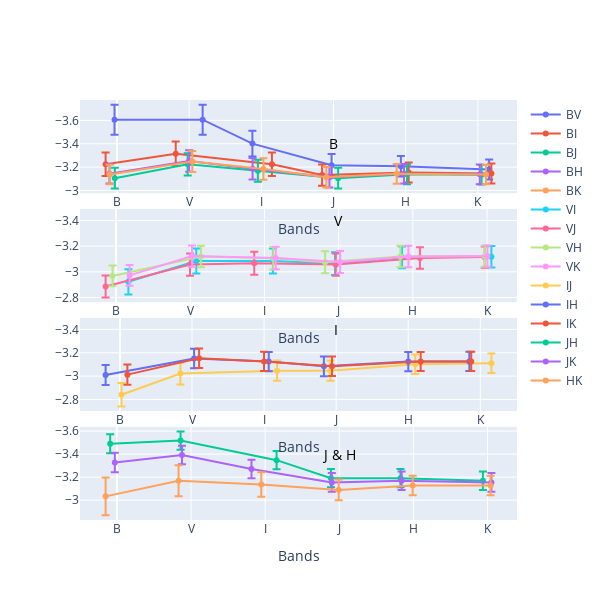

Source (notebook cell):
### Code cell
from plotly.subplots import make_subplots
import plotly.graph_objects as go
import numpy as np

def 
fig = make_subplots(
    rows=8, cols=4,
    specs=[[{"rowspan": 2, "colspan": 4}, None, None, None],
           [ None, None, None, None],
           [{"rowspan": 2,"colspan": 4}, None, None, None],
           [ None, None, None, None],
           [{"rowspan": 2,"colspan": 4}, None, None, None],
           [ None, None, None, None],
           [{"rowspan": 2,"colspan": 4}, None, None, None],
           [ None, None, None, None]],
    horizontal_spacing=0,
    shared_xaxes=True,  # Share the x-axis between subplots
    print_grid=True)


x = list(range(0,6))
for i in range(2,7):
    x_jittered = x + np.random.uniform(-0.2, 0.2, size=len(x))
    y = dmc.mg.iloc[6*i:i*6+6]
    err_y = dmc.err_mg.iloc[6*i:(i+1)*6]  # Extract error values
    we = f"{dmc.name.iloc[6*i][1:]}"  # Proper LaTeX formatting    #print(x,y,we)
    fig.add_trace(go.Scatter(x=x_jittered, y=y, error_y=dict(type='data', array=err_y, visible=True), name=we), row=1, col=1)


#fig.add_trace(go.Scatter(x=[1, 2], y=[1, 2],mode="markers", name="(1,2)"), row=1, col=2)
for i in range(7,11):
    x_jittered = x + np.random.uniform(-0.2, 0.2, size=len(x))

    y = dmc.mg.iloc[6*i:i*6+6]
    err_y = dmc.err_mg.iloc[6*i:(i+1)*6]  # Extract error values
    we = '%s'%dmc.name.iloc[i*6][1:]
    #print(x,y,we)
    fig.add_trace(go.Scatter(x=x_jittered, y=y, error_y=dict(type='data', array=err_y, visible=True), name=we), row=3, col=1)

for i in range(11,14):
    x_jittered = x + np.random.uniform(-0.2, 0.2, size=len(x))
    y = dmc.mg.iloc[6*i:i*6+6]
    err_y = dmc.err_mg.iloc[6*i:(i+1)*6]  # Extract error values
    we = '%s'%dmc.name.iloc[i*6][1:]
    #print(x,y,we)
    fig.add_trace(go.Scatter(x=x_jittered, y=y, error_y=dict(type='data', array=err_y, visible=True), name=we), row=5, col=1)
for i in range(14,17):
    x_jittered = x + np.random.uniform(-0.2, 0.2, size=len(x))
    y = dmc.mg.iloc[6*i:i*6+6]
    err_y = dmc.err_mg.iloc[6*i:(i+1)*6]  # Extract error values
    we = '%s'%dmc.name.iloc[i*6][1:]
    #print(x,y,we)
    fig.add_trace(go.Scatter(x=x_jittered, y=y, error_y=dict(type='data', array=err_y, visible=True), name=we), row=7, col=1)

fig.add_annotation(
                text="B", 
                x=3, y=-3.4, showarrow=False, font=dict(size=14, color="black"),
                row=1, col=1
            )
fig.add_annotation(
                text=f"V", 
                x=3, y=-3.4, showarrow=False, font=dict(size=14, color="black"),
                row=3, col=1
            )
fig.add_annotation(
                text="I", 
                x=3, y=-3.4, showarrow=False, font=dict(size=14, color="black"),
                row=5, col=1
            )
fig.add_annotation(
                text="J & H", 
                x=3, y=-3.4, showarrow=False, font=dict(size=14, color="black"),
                row=7, col=1
            )

#fig.update_xaxes(title_text="X Axis 1", row=1, col=1)
#fig.update_yaxes(title_text="Y Axis 1", row=1, col=1)
fig.update_yaxes(autorange="reversed", row=1, col=1)
fig.update_yaxes(autorange="reversed", row=3, col=1)
fig.update_yaxes(autorange="reversed", row=5, col=1)
fig.update_yaxes(autorange="reversed", row=7, col=1)
fig.update_xaxes(
    tickvals=x,  # Define tick positions
    ticktext=mag,  # Set tick labels
    title_text="Bands"
)
fig.update_layout(height=600, width=600)
fig.show()

### Figure 1 — Plotly figure (JSON) as saved in the notebook; plotly's stock layout.template omitted (floating-point values rounded to 4 significant figures)
{"data": [{"error_y": {"array": [0.1291, 0.1291, 0.111, 0.09445, 0.08811, 0.08584], "type": "data", "visible": true}, "name": "BV", "type": "scatter", "x": [-0.03297, 1.188, 1.877, 2.974, 3.933, 5.155], "xaxis": "x", "y": [-3.606, -3.606, -3.401, -3.217, -3.207, -3.18], "yaxis": "y"}, {"error_y": {"array": [0.1006, 0.1052, 0.1006, 0.09059, 0.08597, 0.08466], "type": "data", "visible": true}, "name": "BI", "type": "scatter", "x": [-0.1567, 0.8147, 2.147, 2.842, 4.042, 5.187], "xaxis": "x", "y": [-3.224, -3.314, -3.224, -3.132, -3.154, -3.145], "yaxis": "y"}, {"error_y": {"array": [0.08876, 0.09488, 0.09399, 0.08876, 0.08494, 0.08406], "type": "data", "visible": true}, "name": "BJ", "type": "scatter", "x": [-0.02824, 0.9801, 1.952, 3.064, 4.018, 5.05], "xaxis": "x", "y": [-3.105, -3.224, -3.169, -3.105, -3.138, -3.134], "yaxis": "y"}, {"error_y": {"array": [0.08437, 0.0914, 0.09182, 0.08773, 0.08437, 0.08369], "type": "data", "visible": true}, "name": "BH", "type": "scatter", "x": [-0.1029, 1.001, 1.879, 2.944, 3.977, 5.026], "xaxis": "x", "y": [-3.143, -3.253, -3.186, -3.114, -3.143, -3.138], "yaxis": "y"}, {"error_y": {"array": [0.08365, 0.09042, 0.09125, 0.08752, 0.08422, 0.08365], "type": "data", "visible": true}, "name": "BK", "type": "scatter", "x": [-0.1008, 1.044, 2.029, 2.901, 3.875, 5.112], "xaxis": "x", "y": [-3.137, -3.248, -3.184, -3.112, -3.142, -3.137], "yaxis": "y"}, {"error_y": {"array": [0.09859, 0.09702, 0.09702, 0.08876, 0.08478, 0.08394], "type": "data", "visible": true}, "name": "VI", "type": "scatter", "x": [0.1663, 1.082, 2.114, 2.951, 3.855, 5.058], "xaxis": "x2", "y": [-2.922, -3.084, -3.084, -3.064, -3.112, -3.118], "yaxis": "y2"}, {"error_y": {"array": [0.08582, 0.08711, 0.08958, 0.08711, 0.08389, 0.08344], "type": "data", "visible": true}, "name": "VJ", "type": "scatter", "x": [-0.1408, 0.9967, 1.862, 2.962, 4.095, 4.968], "xaxis": "x2", "y": [-2.886, -3.056, -3.067, -3.056, -3.107, -3.114], "yaxis": "y2"}, {"error_y": {"array": [0.08036, 0.08325, 0.08715, 0.08591, 0.08325, 0.083], "type": "data", "visible": true}, "name": "VH", "type": "scatter", "x": [-0.04678, 1.144, 2.118, 2.817, 3.832, 4.971], "xaxis": "x2", "y": [-2.968, -3.119, -3.105, -3.074, -3.119, -3.122], "yaxis": "y2"}, {"error_y": {"array": [0.08073, 0.08301, 0.08689, 0.0858, 0.08315, 0.08301], "type": "data", "visible": true}, "name": "VK", "type": "scatter", "x": [0.1821, 1.024, 2.152, 3.02, 3.94, 5.005], "xaxis": "x2", "y": [-2.972, -3.122, -3.107, -3.075, -3.119, -3.122], "yaxis": "y2"}, {"error_y": {"array": [0.1002, 0.09266, 0.08664, 0.08664, 0.08342, 0.08309], "type": "data", "visible": true}, "name": "IJ", "type": "scatter", "x": [0.02119, 0.8388, 2.181, 2.921, 4.097, 5.154], "xaxis": "x3", "y": [-2.841, -3.022, -3.046, -3.046, -3.101, -3.11], "yaxis": "y3"}, {"error_y": {"array": [0.08588, 0.08325, 0.08227, 0.08437, 0.08227, 0.08233], "type": "data", "visible": true}, "name": "IH", "type": "scatter", "x": [-0.1988, 1.029, 2.065, 2.83, 4.001, 4.848], "xaxis": "x3", "y": [-3.01, -3.151, -3.125, -3.084, -3.125, -3.126], "yaxis": "y3"}, {"error_y": {"array": [0.0859, 0.08287, 0.08243, 0.08436, 0.08222, 0.08243], "type": "data", "visible": true}, "name": "IK", "type": "scatter", "x": [0.1032, 1.099, 2.0, 2.943, 4.173, 4.874], "xaxis": "x3", "y": [-3.012, -3.153, -3.126, -3.084, -3.125, -3.126], "yaxis": "y3"}, {"error_y": {"array": [0.08219, 0.07923, 0.07854, 0.07974, 0.07974, 0.08047], "type": "data", "visible": true}, "name": "JH", "type": "scatter", "x": [-0.09093, 0.859, 2.155, 2.888, 3.826, 4.938], "xaxis": "x4", "y": [-3.49, -3.518, -3.348, -3.191, -3.191, -3.169], "yaxis": "y4"}, {"error_y": {"array": [0.08464, 0.08024, 0.08061, 0.08146, 0.08053, 0.08146], "type": "data", "visible": true}, "name": "JK", "type": "scatter", "x": [-0.02796, 0.8779, 1.816, 2.899, 3.842, 5.053], "xaxis": "x4", "y": [-3.326, -3.392, -3.272, -3.154, -3.168, -3.154], "yaxis": "y4"}, {"error_y": {"array": [0.1648, 0.134, 0.106, 0.08994, 0.08414, 0.08414], "type": "data", "visible": true}, "name": "HK", "type": "scatter", "x": [-0.1525, 0.8322, 1.948, 2.993, 3.991, 5.042], "xaxis": "x4", "y": [-3.033, -3.169, -3.135, -3.089, -3.128, -3.128], "yaxis": "y4"}], "layout": {"annotations": [{"font": {"color": "black", "size": 14}, "showarrow": false, "text": "B", "x": 3, "xref": "x", "y": -3.4, "yref": "y"}, {"font": {"color": "black", "size": 14}, "showarrow": false, "text": "V", "x": 3, "xref": "x2", "y": -3.4, "yref": "y2"}, {"font": {"color": "black", "size": 14}, "showarrow": false, "text": "I", "x": 3, "xref": "x3", "y": -3.4, "yref": "y3"}, {"font": {"color": "black", "size": 14}, "showarrow": false, "text": "J & H", "x": 3, "xref": "x4", "y": -3.4, "yref": "y4"}], "height": 600, "width": 600, "xaxis": {"anchor": "y", "domain": [0, 1], "ticktext": ["B", "V", "I", "J", "H", "K"], "tickvals": [0, 1, 2, 3, 4, 5], "title": {"text": "Bands"}}, "xaxis2": {"anchor": "y2", "domain": [0, 1], "ticktext": ["B", "V", "I", "J", "H", "K"], "tickvals": [0, 1, 2, 3, 4, 5], "title": {"text": "Bands"}}, "xaxis3": {"anchor": "y3", "domain": [0, 1], "ticktext": ["B", "V", "I", "J", "H", "K"], "tickvals": [0, 1, 2, 3, 4, 5], "title": {"text": "Bands"}}, "xaxis4": {"anchor": "y4", "domain": [0, 1], "ticktext": ["B", "V", "I", "J", "H", "K"], "tickvals": [0, 1, 2, 3, 4, 5], "title": {"text": "Bands"}}, "yaxis": {"anchor": "x", "autorange": "reversed", "domain": [0.7781, 1.0]}, "yaxis2": {"anchor": "x2", "autorange": "reversed", "domain": [0.5188, 0.7406]}, "yaxis3": {"anchor": "x3", "autorange": "reversed", "domain": [0.2594, 0.4813]}, "yaxis4": {"anchor": "x4", "autorange": "reversed", "domain": [0, 0.2219]}}}
